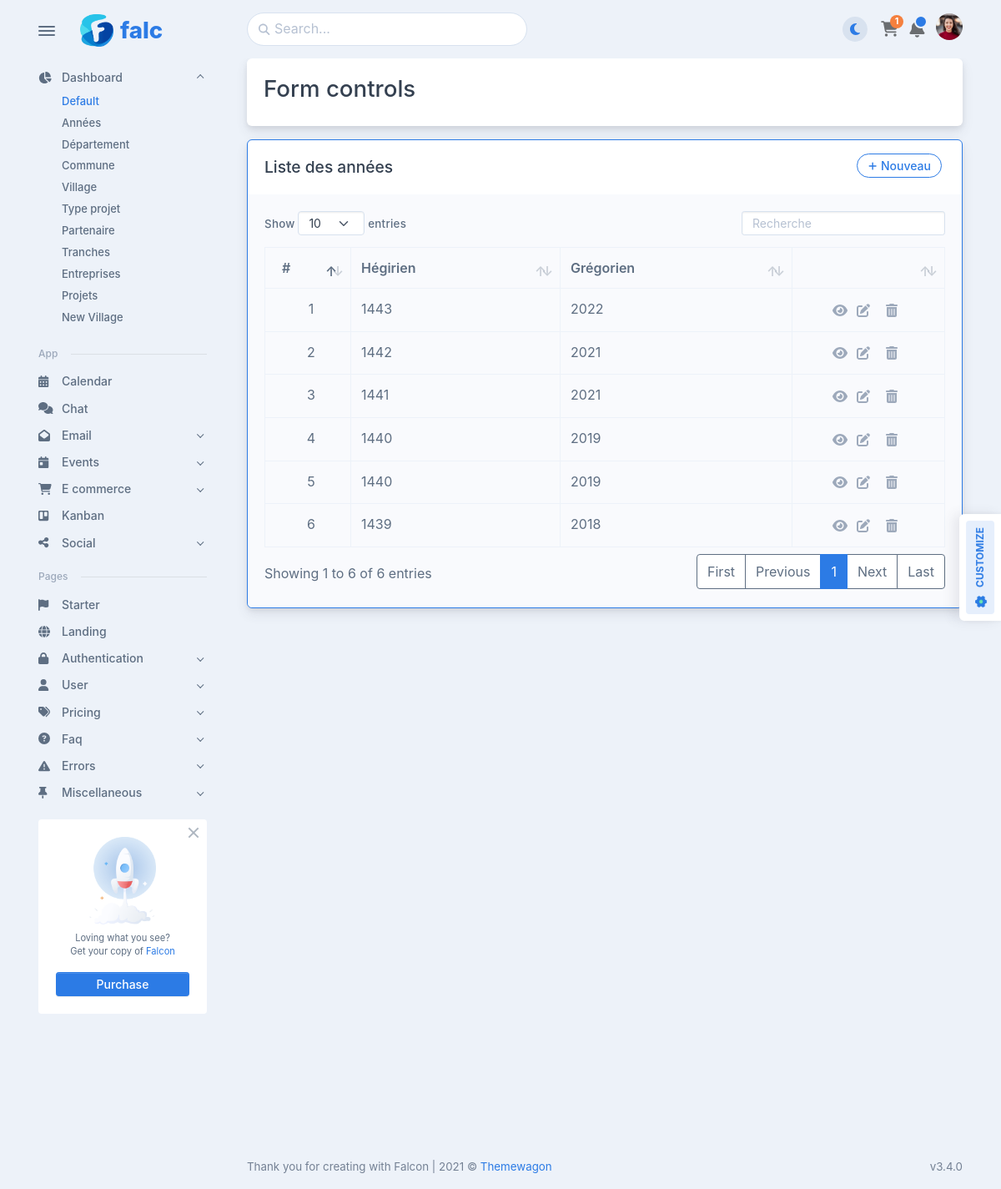
The page /annees on the database its author committed.
### projet/models.py (models this page shows, shortened)
class Annee_exec(models.Model):
    hegirien = models.CharField(max_length=150)
    gregorien = models.CharField(max_length=150)
    created_at = models.DateTimeField(auto_now_add=True)
    updated_at = models.DateTimeField(auto_now=True)

### projet/views/annee.py (the view)
# urls.py: path('annees', annee.annee_list, name='annee_list'),
def annee_list(request):
    annees = Annee_exec.objects.all()
    context = {
        'annees': annees,
    }
    return render(request, 'annee/annee_list.html', context)

### projet/templates/annee/annee_list.html (shortened to what this page needs)
{% extends "layouts/base.html" %} {% load static %} {% block content %}
<div class="row g-0">
    <div class="card mb-3">
        <div class="bg-holder d-none d-lg-block bg-card" style="background-image:url({../../../assets/img/icons/spot-illustrations/corner-4.png});"></div>
        <div class="card-body position-relative">
            <div class="row">
                <div class="col-lg-8">
                    <h3>Form controls</h3>
                </div>
            </div>
        </div>
    </div>
    <div class="card mb-3 border border-primary">
        <div class="card-header">
            <div class="row flex-between-end">
                <div class="col-auto align-self-center">
                    <h5 class="mb-0" data-anchor="data-anchor">Liste des années</h5>
                </div>
                <div class="col-auto ms-auto">
                    <button type="button" class="btn btn-outline-primary btn-sm rounded-pill me-1 mb-1 show-form" data-url="{% url 'annee_create' %}">
                        <span class="fas fa-plus me-1" data-fa-transform="shrink-3"></span>Nouveau
                    </button>
                </div>
            </div>
        </div>
        <div class="card-body bg-light ">
            <div class="pb-20 material-datatables">
                <table id="datatables" class="table hover table-bordered table-striped">
                    <thead>
                        <tr>
                            <th class="table-plus datatable-nosort">#</th>
                            <th>Hégirien</th>
                            <th>Grégorien</th>
                            <th></th>
                        </tr>
                    </thead>
                    <tbody>
                        {% include "annee/annee_list_2.html" %}
                    </tbody>
                </table>
            </div>
        </div>
    </div>
</div>
{% endblock content %}

### projet/templates/annee/annee_list_2.html
{% for annee in annees %}
<tr>
    <td style="width: 70px; text-align: center">{{ forloop.counter }}</td>
    <td>{{ annee.hegirien }}</td>
    <td>{{ annee.gregorien }}</td>
    <td class="td-actions" style="width: 150px; text-align: center">
        <div>
            <button class="btn p-0 show-form-update" type="button" data-url="{% url 'annee_update' annee.id %}" data-bs-toggle="tooltip" data-bs-placement="top" title="View">
                <span class="text-500 fas fa-eye"></span>
            </button>&nbsp;
            <button class="btn p-0 show-form-update" type="button" data-url="{% url 'annee_update' annee.id %}" data-bs-toggle="tooltip" data-bs-placement="top" title="Edit">
                <span class="text-500 fas fa-edit"></span>
            </button>&nbsp;
            <button class="btn p-0 ms-2 show-form-delete" type="button" data-url="{% url 'annee_delete' annee.id %}" data-bs-toggle="tooltip" data-bs-placement="top" title="Delete">
                <span class="text-500 fas fa-trash-alt"></span>
            </button>
        </div>
    </td>
</tr>
{% empty %}
<tr>
    <td colspan="4" class="text-center bg-info">Aucune annee enregistré</td>
</tr>
{% endfor %}

### rows shown on the page
Annee_exec: hegirien "1443", gregorien "2022"
Annee_exec: hegirien "1442", gregorien "2021"
Annee_exec: hegirien "1441", gregorien "2021"
Annee_exec: hegirien "1440", gregorien "2019"
Annee_exec: hegirien "1440", gregorien "2019"
Annee_exec: hegirien "1439", gregorien "2018"
